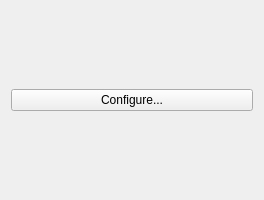
<?xml version="1.0" encoding="UTF-8"?>
<ui version="4.0">
 <class>VcsBase::Internal::VcsConfigurationPage</class>
 <widget class="QWizardPage" name="VcsBase::Internal::VcsConfigurationPage">
  <property name="geometry">
   <rect>
    <x>0</x>
    <y>0</y>
    <width>264</width>
    <height>200</height>
   </rect>
  </property>
  <layout class="QVBoxLayout" name="verticalLayout">
   <item>
    <widget class="QPushButton" name="configureButton">
     <property name="text">
      <string>Configure...</string>
     </property>
    </widget>
   </item>
  </layout>
 </widget>
 <resources/>
 <connections/>
</ui>
